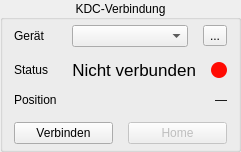
         <widget class="QGroupBox" name="gbKDCConnection">
          <property name="sizePolicy">
           <sizepolicy hsizetype="Preferred" vsizetype="Minimum">
            <horstretch>0</horstretch>
            <verstretch>0</verstretch>
           </sizepolicy>
          </property>
          <property name="minimumSize">
           <size>
            <width>0</width>
            <height>0</height>
           </size>
          </property>
          <property name="title">
           <string>KDC-Verbindung</string>
          </property>
          <property name="alignment">
           <set>Qt::AlignmentFlag::AlignCenter</set>
          </property>
          <property name="checkable">
           <bool>false</bool>
          </property>
          <layout class="QFormLayout" name="formKDCConnection">
           <property name="sizeConstraint">
            <enum>QLayout::SizeConstraint::SetNoConstraint</enum>
           </property>
           <property name="fieldGrowthPolicy">
            <enum>QFormLayout::FieldGrowthPolicy::AllNonFixedFieldsGrow</enum>
           </property>
           <property name="labelAlignment">
            <set>Qt::AlignmentFlag::AlignLeading|Qt::AlignmentFlag::AlignLeft|Qt::AlignmentFlag::AlignVCenter</set>
           </property>
           <property name="horizontalSpacing">
            <number>15</number>
           </property>
           <property name="verticalSpacing">
            <number>15</number>
           </property>
           <property name="topMargin">
            <number>5</number>
           </property>
           <property name="bottomMargin">
            <number>5</number>
           </property>
           <item row="0" column="0">
            <widget class="QLabel" name="lblKDCDeviceLabel">
             <property name="sizePolicy">
              <sizepolicy hsizetype="Preferred" vsizetype="Minimum">
               <horstretch>0</horstretch>
               <verstretch>0</verstretch>
              </sizepolicy>
             </property>
             <property name="text">
              <string>Gerät</string>
             </property>
             <property name="alignment">
              <set>Qt::AlignmentFlag::AlignLeading|Qt::AlignmentFlag::AlignLeft|Qt::AlignmentFlag::AlignVCenter</set>
             </property>
            </widget>
           </item>
           <item row="0" column="1">
            <layout class="QHBoxLayout" name="hlKDCDevice">
             <property name="bottomMargin">
              <number>0</number>
             </property>
             <item>
              <widget class="QComboBox" name="cbKDCDevice">
               <property name="sizePolicy">
                <sizepolicy hsizetype="MinimumExpanding" vsizetype="Minimum">
                 <horstretch>0</horstretch>
                 <verstretch>0</verstretch>
                </sizepolicy>
               </property>
               <property name="maximumSize">
                <size>
                 <width>500</width>
                 <height>16777215</height>
                </size>
               </property>
               <property name="toolTip">
                <string>Thorlabs KDC101 Polarisationsrotator (USB-APT) — Seriennummer oder COM-Port eingeben</string>
               </property>
              </widget>
             </item>
             <item>
              <widget class="QToolButton" name="btnKDCRefresh">
               <property name="toolTip">
                <string>KDC101-Geräteliste aktualisieren</string>
               </property>
               <property name="text">
                <string>...</string>
               </property>
               <property name="icon">
                <iconset theme="QIcon::ThemeIcon::ViewRefresh"/>
               </property>
               <property name="iconSize">
                <size>
                 <width>14</width>
                 <height>14</height>
                </size>
               </property>
              </widget>
             </item>
            </layout>
           </item>
           <item row="1" column="0">
            <widget class="QLabel" name="lblKDCStatusLabel">
             <property name="sizePolicy">
              <sizepolicy hsizetype="Preferred" vsizetype="Minimum">
               <horstretch>0</horstretch>
               <verstretch>0</verstretch>
              </sizepolicy>
             </property>
             <property name="text">
              <string>Status</string>
             </property>
             <property name="alignment">
              <set>Qt::AlignmentFlag::AlignLeading|Qt::AlignmentFlag::AlignLeft|Qt::AlignmentFlag::AlignVCenter</set>
             </property>
            </widget>
           </item>
           <item row="1" column="1">
            <layout class="QHBoxLayout" name="hlKDCStatus">
             <item>
              <widget class="QLabel" name="lblKDCStatusValue">
               <property name="sizePolicy">
                <sizepolicy hsizetype="Preferred" vsizetype="Fixed">
                 <horstretch>0</horstretch>
                 <verstretch>0</verstretch>
                </sizepolicy>
               </property>
               <property name="minimumSize">
                <size>
                 <width>0</width>
                 <height>16</height>
                </size>
               </property>
               <property name="font">
                <font>
                 <pointsize>13</pointsize>
                </font>
               </property>
               <property name="text">
                <string>Nicht verbunden</string>
               </property>
               <property name="alignment">
                <set>Qt::AlignmentFlag::AlignRight|Qt::AlignmentFlag::AlignTrailing|Qt::AlignmentFlag::AlignVCenter</set>
               </property>
              </widget>
             </item>
             <item>
              <widget class="QLabel" name="ledKDCStatus">
               <property name="sizePolicy">
                <sizepolicy hsizetype="Fixed" vsizetype="Fixed">
                 <horstretch>0</horstretch>
                 <verstretch>0</verstretch>
                </sizepolicy>
               </property>
               <property name="minimumSize">
                <size>
                 <width>16</width>
                 <height>16</height>
                </size>
               </property>
               <property name="maximumSize">
                <size>
                 <width>16</width>
                 <height>16</height>
                </size>
               </property>
               <property name="styleSheet">
                <string notr="true">background-color: rgb(255, 11, 3); border: 0px; padding: 3px; border-radius: 8px</string>
               </property>
               <property name="text">
                <string/>
               </property>
              </widget>
             </item>
            </layout>
           </item>
           <item row="2" column="0">
            <widget class="QLabel" name="lblKDCPositionLabel">
             <property name="sizePolicy">
              <sizepolicy hsizetype="Preferred" vsizetype="Minimum">
               <horstretch>0</horstretch>
               <verstretch>0</verstretch>
              </sizepolicy>
             </property>
             <property name="text">
              <string>Position</string>
             </property>
             <property name="alignment">
              <set>Qt::AlignmentFlag::AlignLeading|Qt::AlignmentFlag::AlignLeft|Qt::AlignmentFlag::AlignVCenter</set>
             </property>
            </widget>
           </item>
           <item row="2" column="1">
            <widget class="QLabel" name="lblKDCPositionValue">
             <property name="sizePolicy">
              <sizepolicy hsizetype="Preferred" vsizetype="Minimum">
               <horstretch>0</horstretch>
               <verstretch>0</verstretch>
              </sizepolicy>
             </property>
             <property name="text">
              <string>—</string>
             </property>
             <property name="alignment">
              <set>Qt::AlignmentFlag::AlignRight|Qt::AlignmentFlag::AlignTrailing|Qt::AlignmentFlag::AlignVCenter</set>
             </property>
            </widget>
           </item>
           <item row="3" column="0" colspan="2">
            <layout class="QHBoxLayout" name="horizontalLayout_4">
             <property name="rightMargin">
              <number>0</number>
             </property>
             <property name="bottomMargin">
              <number>0</number>
             </property>
             <item>
              <widget class="QPushButton" name="btnKDCConnect">
               <property name="sizePolicy">
                <sizepolicy hsizetype="Preferred" vsizetype="Minimum">
                 <horstretch>0</horstretch>
                 <verstretch>0</verstretch>
                </sizepolicy>
               </property>
               <property name="toolTip">
                <string>KDC101 Polarisationsrotator verbinden oder trennen</string>
               </property>
               <property name="text">
                <string>Verbinden</string>
               </property>
              </widget>
             </item>
             <item>
              <widget class="QPushButton" name="btnKDCHome">
               <property name="enabled">
                <bool>false</bool>
               </property>
               <property name="sizePolicy">
                <sizepolicy hsizetype="Preferred" vsizetype="Minimum">
                 <horstretch>0</horstretch>
                 <verstretch>0</verstretch>
                </sizepolicy>
               </property>
               <property name="toolTip">
                <string>KDC101 auf Nullposition fahren (Home)</string>
               </property>
               <property name="text">
                <string>Home</string>
               </property>
              </widget>
             </item>
            </layout>
           </item>
          </layout>
         </widget>
